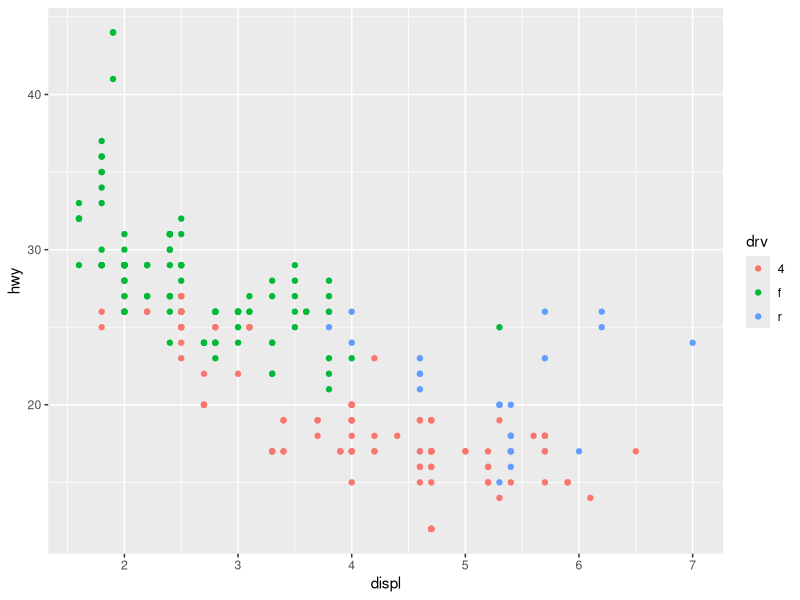
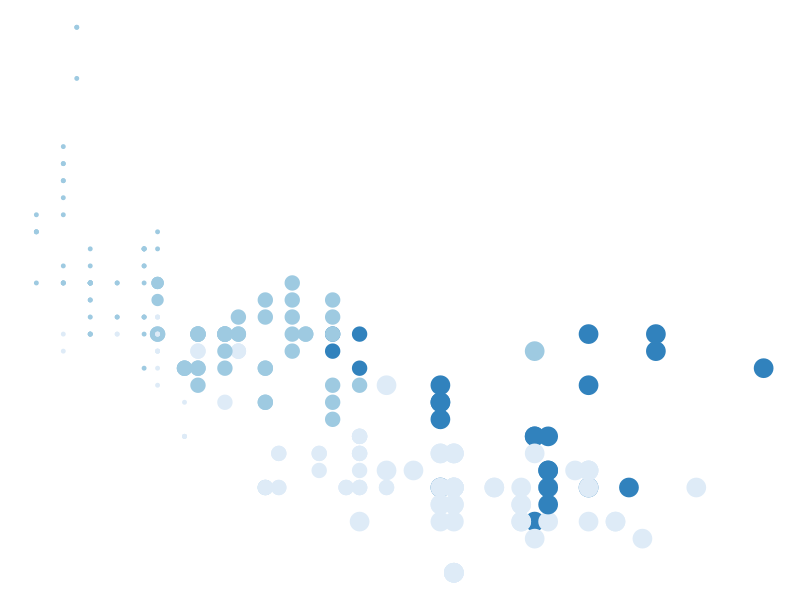
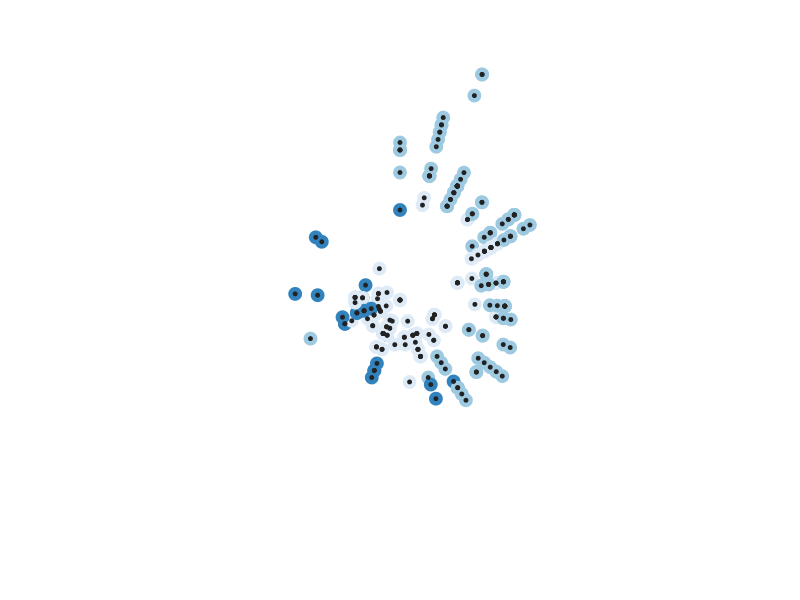

Reproduce these figures in R, in order. (Note: this script raises an error after producing the figures.)
## ---- chunk 1
#| include: false

# can't seem to make this work in the yaml so...
knitr::opts_chunk$set(dev.args = list(bg="#191919"))

# save the built-in output hook
hook_output <- knitr::knit_hooks$get("output")

# set a new output hook to truncate text output
knitr::knit_hooks$set(output = function(x, options) {
  if (!is.null(n <- options$out.lines)) {
    x <- xfun::split_lines(x)
    if (length(x) > n) {
      # truncate the output
      x <- c(head(x, n), "...\n")
    }
    x <- paste(x, collapse = "\n")
  }
  hook_output(x, options)
})
## ---- chunk 2
library(ggplot2)
library(tibble)
library(dplyr)
library(ggthemes)
library(scales)
## ---- chunk 3
#| output-location: column
mpg |>
  ggplot(aes(
    x = displ, 
    y = hwy, 
    colour = drv
  )) + 
  geom_point()
## ---- chunk 4
#| output-location: column
mpg |>
  ggplot(aes(
    x = displ, 
    y = hwy, 
    colour = drv, 
    size = cyl
  )) + 
  geom_point(
    show.legend = FALSE
  ) + 
  theme_void() + 
  scale_color_brewer()
## ---- chunk 5
#| output-location: column
mpg |>
  ggplot(aes(
    x = displ, 
    y = hwy, 
    colour = drv
  )) + 
  geom_point(
    show.legend = FALSE, 
    size = 4
  ) + 
  geom_point(
    show.legend = FALSE, 
    size = 1, 
    colour = "#222222"
  ) + 
  coord_polar() + 
  theme_void() + 
  scale_color_brewer()
## ---- chunk 6
#| echo: false
#| eval: true
## ---- chunk 7
#| output-location: column
dat |> 
  ggplot(aes(
    x = x0,
    y = y0,
    xend = x1,
    yend = y1,
    colour = shade,
    size = size
  )) +
  geom_segment(show.legend = FALSE) +
  coord_polar() +
  scale_y_continuous(expand = c(0, 0)) +
  scale_x_continuous(expand = c(0, 0)) + 
  scale_color_viridis_c() + 
  scale_size(range = c(0, 10)) + 
  theme_void()
## ---- chunk 8
polar_art <- function(seed, n, palette) {
  
  set.seed(seed)
  
  dat <- tibble(
    x0 = runif(n),
    y0 = runif(n),
    x1 = x0 + runif(n, min = -.2, max = .2),
    y1 = y0 + runif(n, min = -.2, max = .2),
    shade = runif(n), 
    size = runif(n)
  )
  
  dat |> 
    ggplot(aes(
      x = x0,
      y = y0,
      xend = x1,
      yend = y1,
      colour = shade,
      size = size
    )) +
    geom_segment(show.legend = FALSE) +
    coord_polar() +
    scale_y_continuous(expand = c(0, 0)) +
    scale_x_continuous(expand = c(0, 0)) + 
    scale_colour_gradientn(colours = palette) + 
    scale_size(range = c(0, 10)) + 
    theme_void()
}
## ---- chunk 9
#| output-location: column
polar_art(
  seed = 1, 
  n = 500, 
  palette = c(
    "antiquewhite", 
    "orange", 
    "bisque"
  )
)
## ---- chunk 10
#| output-location: column
polar_art(
  seed = 2, 
  n = 50, 
  palette = c(
    "red", 
    "black", 
    "white"
  )
)
## ---- chunk 11
#| fig-width: 10
pal <- c("#cdb4db", "#ffc8dd", "#ffafcc", "#bde0fe", "#a2d2ff")
show_col(pal)
## ---- chunk 12
#| fig-width: 10
palette_fn <- colorRampPalette(pal)
image(
  x = matrix(1:100, ncol = 1), 
  col = palette_fn(100),
  useRaster = TRUE,
  axes = FALSE
)
## ---- chunk 13
#| fig-width: 10
canva_palettes[[101]]
show_col(canva_palettes[[101]])
## ---- chunk 14
#| fig-width: 10
sample_canva <- function(seed = NULL) {
  if(!is.null(seed)) set.seed(seed)
  sample(ggthemes::canva_palettes, 1)[[1]]
}

sample_canva(seed = 5)
## ---- chunk 15
polar_art(
  seed = 2, 
  n = 100, 
  palette = sample_canva(seed = 5)
)
## ---- chunk 16
sample_data <- function(seed = NULL, n = 100){
  if(!is.null(seed)) set.seed(seed)
  dat <- tibble(
    x0 = runif(n),
    y0 = runif(n),
    x1 = x0 + runif(n, min = -.2, max = .2),
    y1 = y0 + runif(n, min = -.2, max = .2),
    shade = runif(n), 
    size = runif(n),
    shape = factor(sample(0:22, size = n, replace = TRUE))
  )
}
## ---- chunk 17
polar_styled_plot <- function(data = NULL, palette) {
  ggplot(
    data = data,
    mapping = aes(
      x = x0,
      y = y0,
      xend = x1,
      yend = y1,
      colour = shade,
      size = size
    )) + 
    coord_polar(clip = "off") +
    scale_y_continuous(
      expand = c(0, 0),
      limits = c(0, 1), 
      oob = scales::oob_keep
    ) +
    scale_x_continuous(
      expand = c(0, 0), 
      limits = c(0, 1), 
      oob = scales::oob_keep
    ) + 
    scale_colour_gradientn(colours = palette) + 
    scale_size(range = c(0, 10)) + 
    theme_void() + 
    guides(
      colour = guide_none(),
      size = guide_none(),
      fill = guide_none(),
      shape = guide_none()
    )
}
## ---- chunk 18
polar_styled_plot(
  data = sample_data(n = 100, seed = 1), 
  palette = sample_canva(seed = 1)
) + geom_segment()
## ---- chunk 19
#| code-line-numbers: 2
polar_styled_plot(
  data = sample_data(n = 200, seed = 1), 
  palette = sample_canva(seed = 1)
) + geom_segment()
## ---- chunk 20
#| code-line-numbers: 4
polar_styled_plot(
  data = sample_data(n = 200, seed = 1), 
  palette = sample_canva(seed = 1)
) + geom_curve()
## ---- chunk 21
#| code-line-numbers: 4
polar_styled_plot(
  data = sample_data(n = 200, seed = 1), 
  palette = sample_canva(seed = 1)
) + geom_path()
## ---- chunk 22
#| output-location: column
dat1 <- sample_data(
  n = 2000, 
  seed = 123
)

dat2 <- sample_data(
  n = 100, 
  seed = 456
) |>  
  mutate(
    y0 = .3 + y0 * .6, 
    y1 = .3
  )

polar_styled_plot(
  palette = 
    sample_canva(seed = 7)
) + 
  geom_segment(
    data = dat1 |> 
      mutate(size = size * 3)
  ) + 
  geom_segment(
    data = dat2 |> 
      mutate(size = size / 5), 
    lineend = "round", 
    colour = "white"
  ) +
  geom_segment(
    data = dat2 |>
      mutate(size = size / 40),
    lineend = "round", 
    colour = "#222222"
  ) +
  geom_point(
    data = dat2 |>
      mutate(size = size * 2),
    colour = "#222222"
  )
## ---- chunk 23
#| output-location: column
dat <- sample_data(
  n = 2000, 
  seed = 123
) |>
  mutate(
    y1 = y0, 
    size = size / 2
  )

polar_styled_plot(
  palette = 
    sample_canva(seed = 456)
) + 
  
  # original data
  geom_segment(data = dat) + 
  
  # displaced copy
  geom_segment(
    data = dat |> 
      mutate(
        y1 = y1 - .2, 
        y0 = y0 - .2
      )
    ) +
  
  # another displaced copy
  geom_segment(
    data = dat |> 
      mutate(
        y1 = y1 - .4, 
        y0 = y0 - .4
      )
  )
## ---- chunk 24
#| output-location: column
dat <- sample_data(
  n = 1000, 
  seed = 1
) |>
  mutate(
    y1 = y0, 
    size = size / 4
  )

polar_styled_plot(
  palette = 
    sample_canva(seed = 2)
  ) + 
  geom_segment(
    data = dat, 
    linetype = "331311"
  ) 
